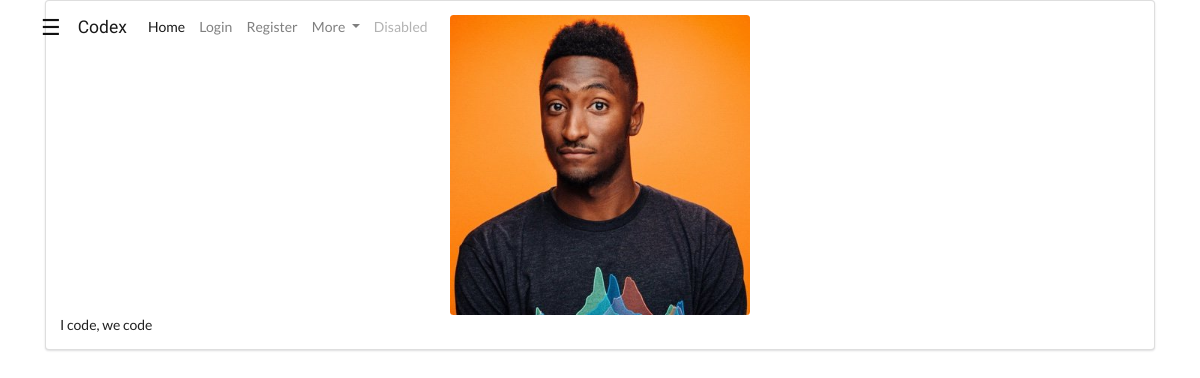
The app's page /profile-detail/1/ with its own data.
### logs/models.py (models this page shows, shortened)
class Profile(models.Model):
    date_joined = models.DateField(default=timezone.now)
    user = models.OneToOneField(User,on_delete=models.CASCADE)
    avatar = models.ImageField(default='default.jpg',upload_to='avatars')
    bio = models.CharField(max_length=50)

### logs/views.py (the view)
# urls.py: path('profile-detail/<int:pk>/',ProfileDetailView.as_view(),name='profile-detail'),
class ProfileDetailView(DetailView, LoginRequiredMixin):
    model = Profile
    template_name = 'logs/profile-detail.html'

### logs/templates/logs/profile-detail.html
{% extends 'logs/base.html' %}
{% block body %}
<div class="container">
<div class="ui segment">
    <img class="ui centered medium rounded image" src="{{ object.avatar.url }}">
    {{ object.bio }}
  </div>
</div>
{% endblock %}

### records on screen
Profile: avatar (picture), bio "I code, we code"
